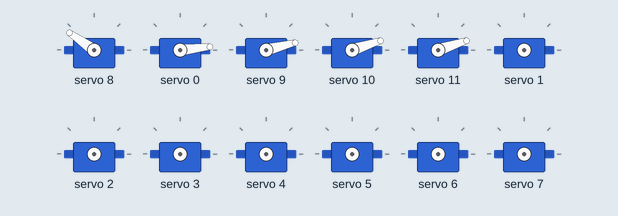
Bench run of a sketch on a simulated Arduino Uno, built with avr-gcc and run on an emulated ATmega328P. On the bench: 12 × servo.

Above: at 0.05 s.
At 1.35 s:
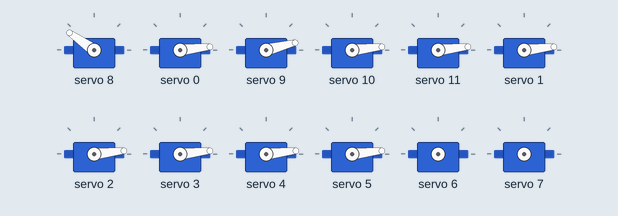
At 2.75 s:
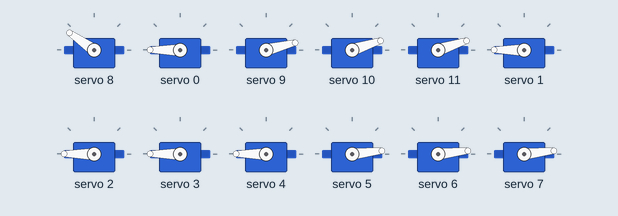
At 5.45 s:
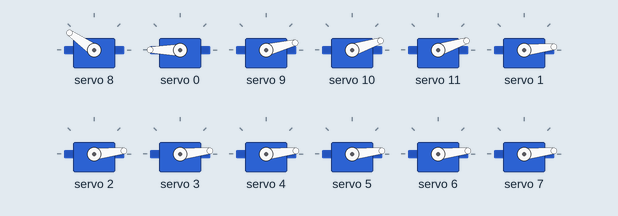
At 8.15 s:
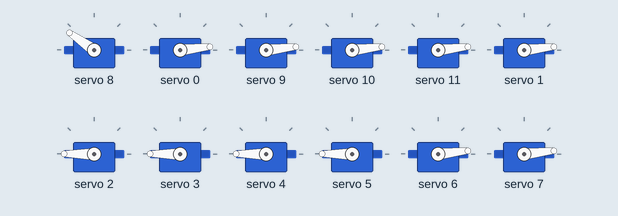
At 10.85 s:
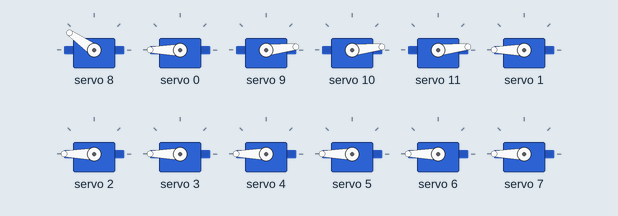
Timing chart, 0 to 14.1 s (numbered marks = the images above):
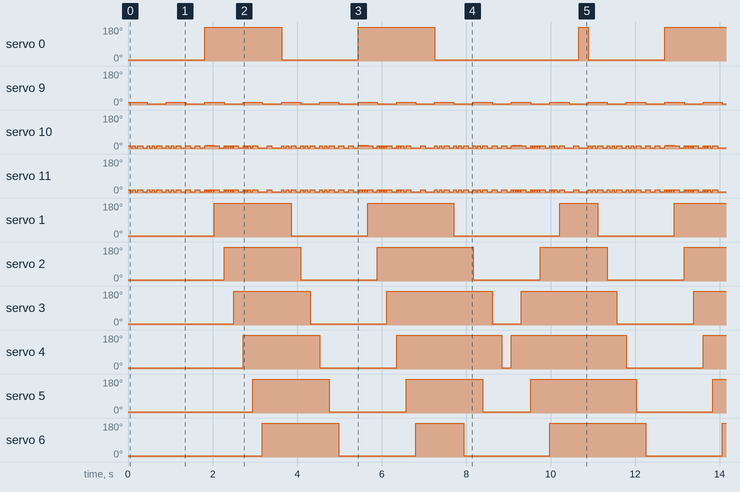

The sketch:

Tap-Dance.ino
```cpp
/***************************************************
  Project control code using Adafruit 16-channel PWM & Servo driver
  Continuous servo is at address 0x40
  180 degree servo is at address 0x41


  Written for 12 characters:

  Servos 0-7 are Penguiettes that dance in chase and alternating patterns within 90 degree rotations back and forth on the beat

  Servo 8 is Buddy and continuously rotates clockwise

  Servo 9 is Jovie rotates to her own dance within 90 degree rotations back and forth

  Servos 10 and 11 are the feet of the tap dancing penguins with small movements of Tap and Shuffle


  Written by Sean Henry for use in covert projects
 ****************************************************/

// continuous servo test 1.5ms pulse to stop, 2 ms pulse to go forward, 1ms pulse to go backwards

#include <Wire.h>
#include <Adafruit_PWMServoDriver.h>

// called this way, it uses the default address 0x40
Adafruit_PWMServoDriver pwm = Adafruit_PWMServoDriver();
// you can also call it with a different address you want
//Adafruit_PWMServoDriver pwm = Adafruit_PWMServoDriver(0x41);
// you can also call it with a different address and I2C interface
//Adafruit_PWMServoDriver pwm = Adafruit_PWMServoDriver(&Wire, 0x40);

// min and max range for non-continuous servos.  different servos will vary
#define SERVOMIN  150 // this is the 'minimum' pulse length count (out of 4096)
#define SERVOMAX  600 // this is the 'maximum' pulse length count (out of 4096)


void setup() {
  Serial.begin(9600);

  pwm.begin();

  pwm.setPWMFreq(60);  // Analog servos run at ~60 Hz updates

}


void loop() {

  #define SERVOSTOP 2
  #define SERVOFWD 500 // 500
  #define SERVOREV 8

  #define penguinRight 150
  #define penguinLeft 600

  #define jovieLeft 150
  #define jovieRight 170

  #define tapRight 180
  #define tapLeft 150
  #define shuffleRight 185
  #define shuffleLeft 150

  #define beat 222 // matches the BPM of the music

  #define Jovie 9 // Jovie's servo address

  #define Tap1 10 // Left penguin's servo address
  #define Tap2 11 // Right penguin's servo address

  long revtime = 300;  // appears to be the revolution time in units for the continuous motor


  // the arduino appears to continuously execute its program so a loop is not required


pwm.setPWM(8, 0, SERVOFWD);

pwm.setPWM(0, 0, penguinRight);
pwm.setPWM(Jovie, 0, jovieRight);

pwm.setPWM(Tap1, 0, tapRight);
pwm.setPWM(Tap2, 0, tapRight);

delay(beat/4);

pwm.setPWM(Tap1, 0, tapLeft);
pwm.setPWM(Tap2, 0, tapLeft);

delay(beat/4);

pwm.setPWM(Tap1, 0, tapRight);
pwm.setPWM(Tap2, 0, tapRight);

delay(beat/4);

pwm.setPWM(Tap1, 0, tapLeft);
pwm.setPWM(Tap2, 0, tapLeft);

delay(beat/4);


pwm.setPWM(1, 0, penguinRight);

pwm.setPWM(Tap1, 0, tapRight);
pwm.setPWM(Tap2, 0, tapRight);

delay(beat/2);

pwm.setPWM(Tap1, 0, tapLeft);
pwm.setPWM(Tap2, 0, tapLeft);

delay(beat/2);


pwm.setPWM(2, 0, penguinRight);
pwm.setPWM(Jovie, 0, jovieLeft);

pwm.setPWM(Tap1, 0, tapRight);
pwm.setPWM(Tap2, 0, tapRight);

delay(beat/4);

pwm.setPWM(Tap1, 0, tapLeft);
pwm.setPWM(Tap2, 0, tapLeft);

delay(beat/4);

pwm.setPWM(Tap1, 0, tapRight);
pwm.setPWM(Tap2, 0, tapRight);

delay(beat/4);

pwm.setPWM(Tap1, 0, tapLeft);
pwm.setPWM(Tap2, 0, tapLeft);

delay(beat/4);


pwm.setPWM(3, 0, penguinRight);

pwm.setPWM(Tap1, 0, tapRight);
pwm.setPWM(Tap2, 0, tapRight);

delay(beat/2);

pwm.setPWM(Tap1, 0, tapLeft);
pwm.setPWM(Tap2, 0, tapLeft);

delay(beat/2);


pwm.setPWM(4, 0, penguinRight);
pwm.setPWM(Jovie, 0, jovieRight);

pwm.setPWM(Tap1, 0, tapRight);
pwm.setPWM(Tap2, 0, tapRight);

delay(beat/4);

pwm.setPWM(Tap1, 0, tapLeft);
pwm.setPWM(Tap2, 0, tapLeft);

delay(beat/4);

pwm.setPWM(Tap1, 0, tapRight);
pwm.setPWM(Tap2, 0, tapRight);

delay(beat/4);

pwm.setPWM(Tap1, 0, tapLeft);
pwm.setPWM(Tap2, 0, tapLeft);

delay(beat/4);


pwm.setPWM(5, 0, penguinRight);

pwm.setPWM(Tap1, 0, tapRight);
pwm.setPWM(Tap2, 0, tapRight);

delay(beat/2);

pwm.setPWM(Tap1, 0, tapLeft);
pwm.setPWM(Tap2, 0, tapLeft);

delay(beat/2);


pwm.setPWM(6, 0, penguinRight);
pwm.setPWM(Jovie, 0, jovieLeft);

pwm.setPWM(Tap1, 0, tapRight);
pwm.setPWM(Tap2, 0, tapRight);

delay(beat/2);

pwm.setPWM(Tap1, 0, tapLeft);
pwm.setPWM(Tap2, 0, tapLeft);

delay(beat/2);


pwm.setPWM(7, 0, penguinRight);

pwm.setPWM(Tap1, 0, tapRight);
pwm.setPWM(Tap2, 0, tapRight);

delay(beat/2);

pwm.setPWM(Tap1, 0, tapLeft);
pwm.setPWM(Tap2, 0, tapLeft);

delay(beat/2);


// Rotate Back

pwm.setPWM(0, 0, penguinLeft);
pwm.setPWM(Jovie, 0, jovieRight);

pwm.setPWM(Tap1, 0, tapRight);
pwm.setPWM(Tap2, 0, tapRight);

delay(beat/8);

pwm.setPWM(Tap1, 0, shuffleRight);
pwm.setPWM(Tap2, 0, tapLeft);

delay(beat/8);

pwm.setPWM(Tap1, 0, tapRight);
pwm.setPWM(Tap2, 0, tapRight);

delay(beat/8);

pwm.setPWM(Tap1, 0, shuffleRight);
pwm.setPWM(Tap2, 0, tapLeft);

delay(beat/8);

pwm.setPWM(Tap1, 0, tapRight);
pwm.setPWM(Tap2, 0, tapRight);

delay(beat/8);

pwm.setPWM(Tap1, 0, shuffleRight);
pwm.setPWM(Tap2, 0, tapLeft);

delay(beat/8);

pwm.setPWM(Tap1, 0, tapRight);
pwm.setPWM(Tap2, 0, tapRight);

delay(beat/8);

pwm.setPWM(Tap1, 0, shuffleRight);
pwm.setPWM(Tap2, 0, tapLeft);

delay(beat/8);


pwm.setPWM(1, 0, penguinLeft);

pwm.setPWM(Tap1, 0, tapRight);
pwm.setPWM(Tap2, 0, tapRight);

delay(beat/2);

pwm.setPWM(Tap1, 0, tapLeft);
pwm.setPWM(Tap2, 0, tapLeft);

delay(beat/2);


pwm.setPWM(2, 0, penguinLeft);
pwm.setPWM(Jovie, 0, jovieLeft);


pwm.setPWM(Tap1, 0, tapRight);
pwm.setPWM(Tap2, 0, tapRight);

delay(beat/8);

pwm.setPWM(Tap1, 0, tapLeft);
pwm.setPWM(Tap2, 0, tapLeft);

delay(beat/8);

pwm.setPWM(Tap1, 0, tapRight);
pwm.setPWM(Tap2, 0, tapRight);

delay(beat/8);

pwm.setPWM(Tap1, 0, tapLeft);
pwm.setPWM(Tap2, 0, tapLeft);

delay(beat/8);

pwm.setPWM(Tap1, 0, tapRight);
pwm.setPWM(Tap2, 0, tapRight);

delay(beat/8);

pwm.setPWM(Tap1, 0, tapLeft);
pwm.setPWM(Tap2, 0, tapLeft);

delay(beat/8);

pwm.setPWM(Tap1, 0, tapRight);
pwm.setPWM(Tap2, 0, tapRight);

delay(beat/8);

pwm.setPWM(Tap1, 0, tapLeft);
pwm.setPWM(Tap2, 0, tapLeft);

delay(beat/8);


pwm.setPWM(3, 0, penguinLeft);
pwm.setPWM(Tap1, 0, tapRight);
pwm.setPWM(Tap2, 0, tapRight);

delay(beat/2);

pwm.setPWM(Tap1, 0, tapLeft);
pwm.setPWM(Tap2, 0, tapLeft);

delay(beat/2);


pwm.setPWM(4, 0, penguinLeft);
pwm.setPWM(Jovie, 0, jovieRight);


pwm.setPWM(Tap1, 0, tapRight);
pwm.setPWM(Tap2, 0, tapRight);

delay(beat/8);

pwm.setPWM(Tap1, 0, tapLeft);
pwm.setPWM(Tap2, 0, tapLeft);

delay(beat/8);

pwm.setPWM(Tap1, 0, tapRight);
pwm.setPWM(Tap2, 0, tapRight);

delay(beat/8);

pwm.setPWM(Tap1, 0, tapLeft);
pwm.setPWM(Tap2, 0, tapLeft);

delay(beat/8);

pwm.setPWM(Tap1, 0, tapRight);
pwm.setPWM(Tap2, 0, tapRight);

delay(beat/4);

pwm.setPWM(Tap1, 0, tapLeft);
pwm.setPWM(Tap2, 0, tapLeft);

delay(beat/4);


pwm.setPWM(5, 0, penguinLeft);

pwm.setPWM(Tap1, 0, tapRight);
pwm.setPWM(Tap2, 0, tapRight);

delay(beat/2);

pwm.setPWM(Tap1, 0, tapLeft);
pwm.setPWM(Tap2, 0, tapLeft);

delay(beat/2);


pwm.setPWM(6, 0, penguinLeft);
pwm.setPWM(Jovie, 0, jovieLeft);

pwm.setPWM(Tap1, 0, tapLeft);
pwm.setPWM(Tap2, 0, tapLeft);


delay(beat/2);

pwm.setPWM(Tap1, 0, tapRight);
pwm.setPWM(Tap2, 0, tapRight);

delay(beat/2);


pwm.setPWM(7, 0, penguinLeft);

pwm.setPWM(Tap1, 0, tapLeft);
pwm.setPWM(Tap2, 0, tapLeft);


delay(beat);


// REPEAT!


pwm.setPWM(0, 0, penguinRight);
pwm.setPWM(Jovie, 0, jovieRight);

pwm.setPWM(Tap1, 0, tapRight);
pwm.setPWM(Tap2, 0, tapRight);

delay(beat/4);

pwm.setPWM(Tap1, 0, tapLeft);
pwm.setPWM(Tap2, 0, tapLeft);

delay(beat/4);

pwm.setPWM(Tap1, 0, tapRight);
pwm.setPWM(Tap2, 0, tapRight);

delay(beat/4);

pwm.setPWM(Tap1, 0, tapLeft);
pwm.setPWM(Tap2, 0, tapLeft);

delay(beat/4);


pwm.setPWM(1, 0, penguinRight);

pwm.setPWM(Tap1, 0, tapRight);
pwm.setPWM(Tap2, 0, tapRight);

delay(beat/2);

pwm.setPWM(Tap1, 0, tapLeft);
pwm.setPWM(Tap2, 0, tapLeft);

delay(beat/2);


pwm.setPWM(2, 0, penguinRight);
pwm.setPWM(Jovie, 0, jovieLeft);

pwm.setPWM(Tap1, 0, tapRight);
pwm.setPWM(Tap2, 0, tapRight);

delay(beat/4);

pwm.setPWM(Tap1, 0, tapLeft);
pwm.setPWM(Tap2, 0, tapLeft);

delay(beat/4);

pwm.setPWM(Tap1, 0, tapRight);
pwm.setPWM(Tap2, 0, tapRight);

delay(beat/4);

pwm.setPWM(Tap1, 0, tapLeft);
pwm.setPWM(Tap2, 0, tapLeft);

delay(beat/4);


pwm.setPWM(3, 0, penguinRight);

pwm.setPWM(Tap1, 0, tapRight);
pwm.setPWM(Tap2, 0, tapRight);

delay(beat/2);

pwm.setPWM(Tap1, 0, tapLeft);
pwm.setPWM(Tap2, 0, tapLeft);

delay(beat/2);


pwm.setPWM(4, 0, penguinRight);
pwm.setPWM(Jovie, 0, jovieRight);

pwm.setPWM(Tap1, 0, tapRight);
pwm.setPWM(Tap2, 0, tapRight);

delay(beat/4);

pwm.setPWM(Tap1, 0, tapLeft);
pwm.setPWM(Tap2, 0, tapLeft);

delay(beat/4);

pwm.setPWM(Tap1, 0, tapRight);
pwm.setPWM(Tap2, 0, tapRight);

delay(beat/4);

pwm.setPWM(Tap1, 0, tapLeft);
pwm.setPWM(Tap2, 0, tapLeft);

delay(beat/4);


pwm.setPWM(5, 0, penguinRight);

pwm.setPWM(Tap1, 0, tapRight);
pwm.setPWM(Tap2, 0, tapRight);

delay(beat/2);

pwm.setPWM(Tap1, 0, tapLeft);
pwm.setPWM(Tap2, 0, tapLeft);

delay(beat/2);


pwm.setPWM(6, 0, penguinRight);
pwm.setPWM(Jovie, 0, jovieLeft);

pwm.setPWM(Tap1, 0, tapRight);
pwm.setPWM(Tap2, 0, tapRight);

delay(beat/2);

pwm.setPWM(Tap1, 0, tapLeft);
pwm.setPWM(Tap2, 0, tapLeft);

delay(beat/2);


pwm.setPWM(7, 0, penguinRight);

pwm.setPWM(Tap1, 0, tapRight);
pwm.setPWM(Tap2, 0, tapRight);

delay(beat/2);

pwm.setPWM(Tap1, 0, tapLeft);
pwm.setPWM(Tap2, 0, tapLeft);

delay(beat/2);


// Rotate Back

pwm.setPWM(0, 0, penguinLeft);
pwm.setPWM(Jovie, 0, jovieRight);

pwm.setPWM(Tap1, 0, tapRight);
pwm.setPWM(Tap2, 0, tapRight);

delay(beat/8);

pwm.setPWM(Tap1, 0, shuffleRight);
pwm.setPWM(Tap2, 0, tapLeft);

delay(beat/8);

pwm.setPWM(Tap1, 0, tapRight);
pwm.setPWM(Tap2, 0, tapRight);

delay(beat/8);

pwm.setPWM(Tap1, 0, shuffleRight);
pwm.setPWM(Tap2, 0, tapLeft);

delay(beat/8);

pwm.setPWM(Tap1, 0, tapRight);
pwm.setPWM(Tap2, 0, tapRight);

delay(beat/8);

pwm.setPWM(Tap1, 0, shuffleRight);
pwm.setPWM(Tap2, 0, tapLeft);

delay(beat/8);

pwm.setPWM(Tap1, 0, tapRight);
pwm.setPWM(Tap2, 0, tapRight);

delay(beat/8);

pwm.setPWM(Tap1, 0, shuffleRight);
pwm.setPWM(Tap2, 0, tapLeft);

delay(beat/8);


pwm.setPWM(1, 0, penguinLeft);

pwm.setPWM(Tap1, 0, tapRight);
pwm.setPWM(Tap2, 0, tapRight);

delay(beat/2);

pwm.setPWM(Tap1, 0, tapLeft);
pwm.setPWM(Tap2, 0, tapLeft);

delay(beat/2);


pwm.setPWM(2, 0, penguinLeft);
pwm.setPWM(Jovie, 0, jovieLeft);


pwm.setPWM(Tap1, 0, tapRight);
pwm.setPWM(Tap2, 0, tapRight);

delay(beat/8);

pwm.setPWM(Tap1, 0, tapLeft);
pwm.setPWM(Tap2, 0, tapLeft);

delay(beat/8);

pwm.setPWM(Tap1, 0, tapRight);
pwm.setPWM(Tap2, 0, tapRight);

delay(beat/8);

pwm.setPWM(Tap1, 0, tapLeft);
pwm.setPWM(Tap2, 0, tapLeft);

delay(beat/8);

pwm.setPWM(Tap1, 0, tapRight);
pwm.setPWM(Tap2, 0, tapRight);

delay(beat/8);

pwm.setPWM(Tap1, 0, tapLeft);
pwm.setPWM(Tap2, 0, tapLeft);

delay(beat/8);

pwm.setPWM(Tap1, 0, tapRight);
pwm.setPWM(Tap2, 0, tapRight);

delay(beat/8);

pwm.setPWM(Tap1, 0, tapLeft);
pwm.setPWM(Tap2, 0, tapLeft);

delay(beat/8);


pwm.setPWM(3, 0, penguinLeft);
pwm.setPWM(Tap1, 0, tapRight);
pwm.setPWM(Tap2, 0, tapRight);

delay(beat/2);

pwm.setPWM(Tap1, 0, tapLeft);
pwm.setPWM(Tap2, 0, tapLeft);

delay(beat/2);


pwm.setPWM(4, 0, penguinLeft);
pwm.setPWM(Jovie, 0, jovieRight);


pwm.setPWM(Tap1, 0, tapRight);
pwm.setPWM(Tap2, 0, tapRight);

delay(beat/8);

pwm.setPWM(Tap1, 0, tapLeft);
pwm.setPWM(Tap2, 0, tapLeft);

delay(beat/8);

pwm.setPWM(Tap1, 0, tapRight);
pwm.setPWM(Tap2, 0, tapRight);

delay(beat/8);

pwm.setPWM(Tap1, 0, tapLeft);
pwm.setPWM(Tap2, 0, tapLeft);

delay(beat/8);

pwm.setPWM(Tap1, 0, tapRight);
pwm.setPWM(Tap2, 0, tapRight);

delay(beat/4);

pwm.setPWM(Tap1, 0, tapLeft);
pwm.setPWM(Tap2, 0, tapLeft);

delay(beat/4);


pwm.setPWM(5, 0, penguinLeft);

pwm.setPWM(Tap1, 0, tapRight);
pwm.setPWM(Tap2, 0, tapRight);

delay(beat/2);

pwm.setPWM(Tap1, 0, tapLeft);
pwm.setPWM(Tap2, 0, tapLeft);

delay(beat/2);


pwm.setPWM(6, 0, penguinLeft);
pwm.setPWM(Jovie, 0, jovieLeft);

pwm.setPWM(Tap1, 0, tapLeft);
pwm.setPWM(Tap2, 0, tapLeft);


delay(beat/2);

pwm.setPWM(Tap1, 0, tapRight);
pwm.setPWM(Tap2, 0, tapRight);

delay(beat/2);


pwm.setPWM(7, 0, penguinLeft);

pwm.setPWM(Tap1, 0, tapLeft);
pwm.setPWM(Tap2, 0, tapLeft);


delay(beat);


// NEW!


pwm.setPWM(0, 0, penguinRight);
pwm.setPWM(Jovie, 0, jovieRight);

pwm.setPWM(Tap1, 0, tapRight);
pwm.setPWM(Tap2, 0, tapRight);

delay(beat/4);

pwm.setPWM(Tap1, 0, tapLeft);
pwm.setPWM(Tap2, 0, tapLeft);

delay(beat/4);

pwm.setPWM(Tap1, 0, tapRight);
pwm.setPWM(Tap2, 0, tapRight);

delay(beat/4);

pwm.setPWM(Tap1, 0, tapLeft);
pwm.setPWM(Tap2, 0, tapLeft);

delay(beat/4);


pwm.setPWM(7, 0, penguinRight);

pwm.setPWM(Tap1, 0, tapRight);
pwm.setPWM(Tap2, 0, tapRight);

delay(beat/2);

pwm.setPWM(Tap1, 0, tapLeft);
pwm.setPWM(Tap2, 0, tapLeft);

delay(beat/2);


pwm.setPWM(1, 0, penguinRight);
pwm.setPWM(Jovie, 0, jovieLeft);

pwm.setPWM(Tap1, 0, tapRight);
pwm.setPWM(Tap2, 0, tapRight);

delay(beat/4);

pwm.setPWM(Tap1, 0, tapLeft);
pwm.setPWM(Tap2, 0, tapLeft);

delay(beat/4);

pwm.setPWM(Tap1, 0, tapRight);
pwm.setPWM(Tap2, 0, tapRight);

delay(beat/4);

pwm.setPWM(Tap1, 0, tapLeft);
pwm.setPWM(Tap2, 0, tapLeft);

delay(beat/4);


pwm.setPWM(6, 0, penguinRight);

pwm.setPWM(Tap1, 0, tapRight);
pwm.setPWM(Tap2, 0, tapRight);

delay(beat/2);

pwm.setPWM(Tap1, 0, tapLeft);
pwm.setPWM(Tap2, 0, tapLeft);

delay(beat/2);


pwm.setPWM(2, 0, penguinRight);
pwm.setPWM(Jovie, 0, jovieRight);

pwm.setPWM(Tap1, 0, tapRight);
pwm.setPWM(Tap2, 0, tapRight);

delay(beat/4);

pwm.setPWM(Tap1, 0, tapLeft);
pwm.setPWM(Tap2, 0, tapLeft);

delay(beat/4);

pwm.setPWM(Tap1, 0, tapRight);
pwm.setPWM(Tap2, 0, tapRight);

delay(beat/4);

pwm.setPWM(Tap1, 0, tapLeft);
pwm.setPWM(Tap2, 0, tapLeft);

delay(beat/4);


pwm.setPWM(5, 0, penguinRight);

pwm.setPWM(Tap1, 0, tapRight);
pwm.setPWM(Tap2, 0, tapRight);

delay(beat/2);

pwm.setPWM(Tap1, 0, tapLeft);
pwm.setPWM(Tap2, 0, tapLeft);

delay(beat/2);


pwm.setPWM(3, 0, penguinRight);
pwm.setPWM(Jovie, 0, jovieLeft);

pwm.setPWM(Tap1, 0, tapRight);
pwm.setPWM(Tap2, 0, tapRight);

delay(beat/2);

pwm.setPWM(Tap1, 0, tapLeft);
pwm.setPWM(Tap2, 0, tapLeft);

delay(beat/2);


pwm.setPWM(4, 0, penguinRight);

pwm.setPWM(Tap1, 0, tapRight);
pwm.setPWM(Tap2, 0, tapRight);

delay(beat/2);

pwm.setPWM(Tap1, 0, tapLeft);
pwm.setPWM(Tap2, 0, tapLeft);

delay(beat/2);


// Rotate Back

pwm.setPWM(4, 0, penguinLeft);
pwm.setPWM(Jovie, 0, jovieRight);

pwm.setPWM(Tap1, 0, tapRight);
pwm.setPWM(Tap2, 0, tapRight);

delay(beat/8);

pwm.setPWM(Tap1, 0, shuffleRight);
pwm.setPWM(Tap2, 0, tapLeft);

delay(beat/8);

pwm.setPWM(Tap1, 0, tapRight);
pwm.setPWM(Tap2, 0, tapRight);

delay(beat/8);

pwm.setPWM(Tap1, 0, shuffleRight);
pwm.setPWM(Tap2, 0, tapLeft);

delay(beat/8);

pwm.setPWM(Tap1, 0, tapRight);
pwm.setPWM(Tap2, 0, tapRight);

delay(beat/8);

pwm.setPWM(Tap1, 0, shuffleRight);
pwm.setPWM(Tap2, 0, tapLeft);

delay(beat/8);

pwm.setPWM(Tap1, 0, tapRight);
pwm.setPWM(Tap2, 0, tapRight);

delay(beat/8);

pwm.setPWM(Tap1, 0, shuffleRight);
pwm.setPWM(Tap2, 0, tapLeft);

delay(beat/8);


pwm.setPWM(3, 0, penguinLeft);

pwm.setPWM(Tap1, 0, tapRight);
pwm.setPWM(Tap2, 0, tapRight);

delay(beat/2);

pwm.setPWM(Tap1, 0, tapLeft);
pwm.setPWM(Tap2, 0, tapLeft);

delay(beat/2);


pwm.setPWM(5, 0, penguinLeft);
pwm.setPWM(Jovie, 0, jovieLeft);


pwm.setPWM(Tap1, 0, tapRight);
pwm.setPWM(Tap2, 0, tapRight);

delay(beat/8);

pwm.setPWM(Tap1, 0, tapLeft);
pwm.setPWM(Tap2, 0, tapLeft);

delay(beat/8);

pwm.setPWM(Tap1, 0, tapRight);
pwm.setPWM(Tap2, 0, tapRight);

delay(beat/8);

pwm.setPWM(Tap1, 0, tapLeft);
pwm.setPWM(Tap2, 0, tapLeft);

delay(beat/8);

pwm.setPWM(Tap1, 0, tapRight);
pwm.setPWM(Tap2, 0, tapRight);

delay(beat/8);

pwm.setPWM(Tap1, 0, tapLeft);
pwm.setPWM(Tap2, 0, tapLeft);

delay(beat/8);

pwm.setPWM(Tap1, 0, tapRight);
pwm.setPWM(Tap2, 0, tapRight);

delay(beat/8);

pwm.setPWM(Tap1, 0, tapLeft);
pwm.setPWM(Tap2, 0, tapLeft);

delay(beat/8);


pwm.setPWM(2, 0, penguinLeft);
pwm.setPWM(Tap1, 0, tapRight);
pwm.setPWM(Tap2, 0, tapRight);

delay(beat/2);

pwm.setPWM(Tap1, 0, tapLeft);
pwm.setPWM(Tap2, 0, tapLeft);

delay(beat/2);


pwm.setPWM(6, 0, penguinLeft);
pwm.setPWM(Jovie, 0, jovieRight);


pwm.setPWM(Tap1, 0, tapRight);
pwm.setPWM(Tap2, 0, tapRight);

delay(beat/8);

pwm.setPWM(Tap1, 0, tapLeft);
pwm.setPWM(Tap2, 0, tapLeft);

delay(beat/8);

pwm.setPWM(Tap1, 0, tapRight);
pwm.setPWM(Tap2, 0, tapRight);

delay(beat/8);

pwm.setPWM(Tap1, 0, tapLeft);
pwm.setPWM(Tap2, 0, tapLeft);

delay(beat/8);

pwm.setPWM(Tap1, 0, tapRight);
pwm.setPWM(Tap2, 0, tapRight);

delay(beat/4);

pwm.setPWM(Tap1, 0, tapLeft);
pwm.setPWM(Tap2, 0, tapLeft);

delay(beat/4);


pwm.setPWM(1, 0, penguinLeft);

pwm.setPWM(Tap1, 0, tapRight);
pwm.setPWM(Tap2, 0, tapRight);

delay(beat/2);

pwm.setPWM(Tap1, 0, tapLeft);
pwm.setPWM(Tap2, 0, tapLeft);

delay(beat/2);


pwm.setPWM(7, 0, penguinLeft);
pwm.setPWM(Jovie, 0, jovieLeft);

pwm.setPWM(Tap1, 0, tapLeft);
pwm.setPWM(Tap2, 0, tapLeft);


delay(beat/2);

pwm.setPWM(Tap1, 0, tapRight);
pwm.setPWM(Tap2, 0, tapRight);

delay(beat/2);

pwm.setPWM(0, 0, penguinLeft);

pwm.setPWM(Tap1, 0, tapLeft);
pwm.setPWM(Tap2, 0, tapLeft);


delay(beat);

/* the loop loops and the servos keep dancing! */


}
```

Measured:
- by itself, servo 0: repeats every 10.9 s: 6° 1.8 s, 180° 1.8 s, 6° 3.4 s, 180° 0.23 s, 6° 1.8 s, 180° 1.8 s
- by itself, servo 9: alternates 14° for 0.45 s and 6° for 0.45 s
- by itself, servo 10: moves between 6° and 20°, repeating every 3.6 s
- by itself, servo 11: moves between 6° and 18°, repeating every 3.6 s
- by itself, servo 1: repeats every 10.9 s: 6° 1.8 s, 180° 2.0 s, 6° 2.5 s, 180° 0.90 s, 6° 1.8 s, 180° 1.8 s
- by itself, servo 2: repeats every 10.9 s: 6° 1.8 s, 180° 2.3 s, 6° 1.6 s, 180° 1.6 s, 6° 1.8 s, 180° 1.8 s
- by itself, servo 3: repeats every 10.9 s: 6° 1.8 s, 180° 2.5 s, 6° 0.68 s, 180° 2.3 s, 6° 1.8 s, 180° 1.8 s
- by itself, servo 4: repeats every 10.9 s: 6° 1.8 s, 180° 2.5 s, 6° 0.23 s, 180° 2.7 s, 6° 1.8 s, 180° 1.8 s
